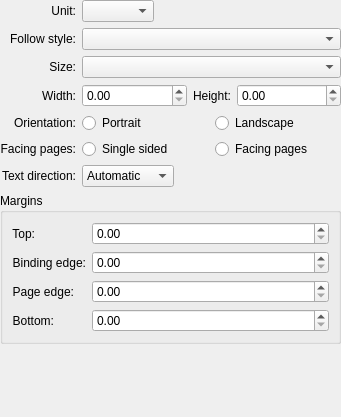
<?xml version="1.0" encoding="UTF-8"?>
<ui version="4.0">
 <class>KoPageLayoutWidget</class>
 <widget class="QWidget" name="KoPageLayoutWidget">
  <property name="geometry">
   <rect>
    <x>0</x>
    <y>0</y>
    <width>341</width>
    <height>417</height>
   </rect>
  </property>
  <layout class="QVBoxLayout">
   <property name="margin">
    <number>0</number>
   </property>
   <item>
    <layout class="QGridLayout" name="gridLayout" columnstretch="0,1,1">
     <property name="margin">
      <number>0</number>
     </property>
     <item row="0" column="0">
      <widget class="QLabel" name="unitsLabel">
       <property name="text">
        <string>Unit:</string>
       </property>
       <property name="alignment">
        <set>Qt::AlignRight|Qt::AlignTrailing|Qt::AlignVCenter</set>
       </property>
       <property name="buddy">
        <cstring>units</cstring>
       </property>
      </widget>
     </item>
     <item row="0" column="1" colspan="2">
      <widget class="QComboBox" name="units">
       <property name="sizePolicy">
        <sizepolicy hsizetype="Fixed" vsizetype="Fixed">
         <horstretch>0</horstretch>
         <verstretch>0</verstretch>
        </sizepolicy>
       </property>
      </widget>
     </item>
     <item row="1" column="0">
      <widget class="QLabel" name="stylesLabel">
       <property name="text">
        <string>Follow style:</string>
       </property>
       <property name="alignment">
        <set>Qt::AlignRight|Qt::AlignTrailing|Qt::AlignVCenter</set>
       </property>
       <property name="buddy">
        <cstring>pageStyle</cstring>
       </property>
      </widget>
     </item>
     <item row="1" column="1" colspan="2">
      <widget class="QComboBox" name="pageStyle"/>
     </item>
     <item row="2" column="0">
      <widget class="QLabel" name="sizeLabel">
       <property name="text">
        <string>Size:</string>
       </property>
       <property name="alignment">
        <set>Qt::AlignRight|Qt::AlignTrailing|Qt::AlignVCenter</set>
       </property>
       <property name="buddy">
        <cstring>sizes</cstring>
       </property>
      </widget>
     </item>
     <item row="2" column="1" colspan="2">
      <widget class="QComboBox" name="sizes"/>
     </item>
     <item row="3" column="0">
      <widget class="QLabel" name="widthLabel">
       <property name="text">
        <string>Width:</string>
       </property>
       <property name="alignment">
        <set>Qt::AlignRight|Qt::AlignTrailing|Qt::AlignVCenter</set>
       </property>
       <property name="buddy">
        <cstring>width</cstring>
       </property>
      </widget>
     </item>
     <item row="3" column="1" colspan="2">
      <layout class="QHBoxLayout">
       <property name="margin">
        <number>0</number>
       </property>
       <item>
        <widget class="KoUnitDoubleSpinBox" name="width"/>
       </item>
       <item>
        <widget class="QLabel" name="label">
         <property name="sizePolicy">
          <sizepolicy hsizetype="Fixed" vsizetype="Preferred">
           <horstretch>0</horstretch>
           <verstretch>0</verstretch>
          </sizepolicy>
         </property>
         <property name="text">
          <string>Height:</string>
         </property>
         <property name="buddy">
          <cstring>height</cstring>
         </property>
        </widget>
       </item>
       <item>
        <widget class="KoUnitDoubleSpinBox" name="height"/>
       </item>
      </layout>
     </item>
     <item row="4" column="0">
      <widget class="QLabel" name="orientlabel">
       <property name="text">
        <string>Orientation:</string>
       </property>
       <property name="alignment">
        <set>Qt::AlignRight|Qt::AlignTrailing|Qt::AlignVCenter</set>
       </property>
      </widget>
     </item>
     <item row="4" column="1">
      <widget class="QRadioButton" name="portrait">
       <property name="text">
        <string>Portrait</string>
       </property>
      </widget>
     </item>
     <item row="4" column="2">
      <widget class="QRadioButton" name="landscape">
       <property name="text">
        <string>Landscape</string>
       </property>
      </widget>
     </item>
     <item row="5" column="0">
      <widget class="QLabel" name="facingPageLabel">
       <property name="text">
        <string>Facing pages:</string>
       </property>
       <property name="alignment">
        <set>Qt::AlignRight|Qt::AlignTrailing|Qt::AlignVCenter</set>
       </property>
      </widget>
     </item>
     <item row="5" column="1">
      <widget class="QRadioButton" name="singleSided">
       <property name="text">
        <string>Single sided</string>
       </property>
      </widget>
     </item>
     <item row="5" column="2">
      <widget class="QRadioButton" name="facingPages">
       <property name="text">
        <string>Facing pages</string>
       </property>
      </widget>
     </item>
     <item row="6" column="0">
      <widget class="QLabel" name="directionLabel">
       <property name="text">
        <string>Text direction:</string>
       </property>
       <property name="alignment">
        <set>Qt::AlignRight|Qt::AlignTrailing|Qt::AlignVCenter</set>
       </property>
       <property name="buddy">
        <cstring>textDirection</cstring>
       </property>
      </widget>
     </item>
     <item row="6" column="1" colspan="2">
      <widget class="QComboBox" name="textDirection">
       <property name="sizePolicy">
        <sizepolicy hsizetype="Fixed" vsizetype="Fixed">
         <horstretch>0</horstretch>
         <verstretch>0</verstretch>
        </sizepolicy>
       </property>
       <item>
        <property name="text">
         <string>Automatic</string>
        </property>
       </item>
       <item>
        <property name="text">
         <string>Left to right</string>
        </property>
       </item>
       <item>
        <property name="text">
         <string>Right to left</string>
        </property>
       </item>
      </widget>
     </item>
    </layout>
   </item>
   <item>
    <widget class="QGroupBox" name="margins">
     <property name="title">
      <string>Margins</string>
     </property>
     <layout class="QFormLayout">
      <item row="0" column="0">
       <widget class="QLabel" name="topLabel">
        <property name="text">
         <string>Top:</string>
        </property>
        <property name="alignment">
         <set>Qt::AlignRight|Qt::AlignTrailing|Qt::AlignVCenter</set>
        </property>
        <property name="buddy">
         <cstring>topMargin</cstring>
        </property>
       </widget>
      </item>
      <item row="0" column="1">
       <widget class="KoUnitDoubleSpinBox" name="topMargin">
        <property name="maximum">
         <double>999.990000000000009</double>
        </property>
       </widget>
      </item>
      <item row="1" column="0">
       <widget class="QLabel" name="leftLabel">
        <property name="text">
         <string>Binding edge:</string>
        </property>
        <property name="alignment">
         <set>Qt::AlignRight|Qt::AlignTrailing|Qt::AlignVCenter</set>
        </property>
        <property name="buddy">
         <cstring>bindingEdgeMargin</cstring>
        </property>
       </widget>
      </item>
      <item row="1" column="1">
       <widget class="KoUnitDoubleSpinBox" name="bindingEdgeMargin">
        <property name="maximum">
         <double>999.990000000000009</double>
        </property>
       </widget>
      </item>
      <item row="2" column="0">
       <widget class="QLabel" name="rightLabel">
        <property name="text">
         <string>Page edge:</string>
        </property>
        <property name="alignment">
         <set>Qt::AlignRight|Qt::AlignTrailing|Qt::AlignVCenter</set>
        </property>
        <property name="buddy">
         <cstring>pageEdgeMargin</cstring>
        </property>
       </widget>
      </item>
      <item row="2" column="1">
       <widget class="KoUnitDoubleSpinBox" name="pageEdgeMargin">
        <property name="maximum">
         <double>999.990000000000009</double>
        </property>
       </widget>
      </item>
      <item row="3" column="0">
       <widget class="QLabel" name="bottomLabel">
        <property name="text">
         <string>Bottom:</string>
        </property>
        <property name="alignment">
         <set>Qt::AlignRight|Qt::AlignTrailing|Qt::AlignVCenter</set>
        </property>
        <property name="buddy">
         <cstring>bottomMargin</cstring>
        </property>
       </widget>
      </item>
      <item row="3" column="1">
       <widget class="KoUnitDoubleSpinBox" name="bottomMargin">
        <property name="maximum">
         <double>999.990000000000009</double>
        </property>
       </widget>
      </item>
     </layout>
    </widget>
   </item>
   <item>
    <spacer>
     <property name="orientation">
      <enum>Qt::Vertical</enum>
     </property>
     <property name="sizeType">
      <enum>QSizePolicy::MinimumExpanding</enum>
     </property>
     <property name="sizeHint" stdset="0">
      <size>
       <width>0</width>
       <height>0</height>
      </size>
     </property>
    </spacer>
   </item>
  </layout>
 </widget>
 <customwidgets>
  <customwidget>
   <class>KoUnitDoubleSpinBox</class>
   <extends>QDoubleSpinBox</extends>
   <header>KoUnitDoubleSpinBox.h</header>
  </customwidget>
 </customwidgets>
 <tabstops>
  <tabstop>units</tabstop>
  <tabstop>sizes</tabstop>
  <tabstop>width</tabstop>
  <tabstop>height</tabstop>
  <tabstop>portrait</tabstop>
  <tabstop>landscape</tabstop>
  <tabstop>singleSided</tabstop>
  <tabstop>facingPages</tabstop>
  <tabstop>textDirection</tabstop>
  <tabstop>topMargin</tabstop>
  <tabstop>bindingEdgeMargin</tabstop>
  <tabstop>pageEdgeMargin</tabstop>
  <tabstop>bottomMargin</tabstop>
 </tabstops>
 <resources/>
 <connections/>
</ui>
